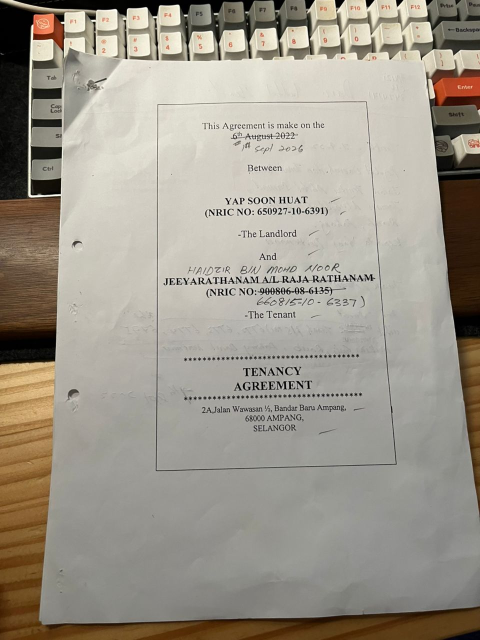
#> input picture apps/web/e2e/fixtures/append-photo.jpg, 960 x 1280 px (shown at 1/2 size)
$ python -i shadow_cleanup.py   (imports and definitions only)
#> lines starting #> are read from the running program, lines starting #| are printed output that depends on the picture; after the words box and inside, x2 and y2 are one past the last pixel; in counts of white or black regions, pixels touching at a corner belong together
#> further down, picture is the input picture: shape (1280, 960, 3); mean B, G, R 139.1, 151, 157.2
"""Conservative paper illumination correction; no generated or replaced text.

Estimate the lighting field on a reduced image, suppress dark strokes with
closing, then apply one bounded gain to all colour channels. This is intended
for document paper, not restoration of photographs or unreadable black areas.
"""
import cv2
import numpy as np


def clean_document(image: np.ndarray, strength: str = 'CleanDocument') -> np.ndarray:
    """Whiten paper without OCR reconstruction; strong mode can lose faint ink."""
#> called with strength = 'CleanDocument'
    cutoffs = {'CleanDocumentGentle': .90, 'CleanDocument': .83, 'CleanDocumentStrong': .79}
    if strength not in cutoffs:
        raise ValueError('Unknown cleanup strength')
    if (not isinstance(image, np.ndarray) or image.dtype != np.uint8 or
            image.ndim != 3 or image.shape[2] != 3 or
            min(image.shape[:2]) < 2 or image.shape[0] * image.shape[1] > 4_000_000):
        raise ValueError('Invalid document image')
    gray = cv2.cvtColor(image, cv2.COLOR_BGR2GRAY)
    size = max(3, min(61, round(min(gray.shape) * .043))) | 1
#> size = 41
    background = cv2.morphologyEx(gray, cv2.MORPH_CLOSE,
        cv2.getStructuringElement(cv2.MORPH_ELLIPSE, (size, size)))
    background = cv2.GaussianBlur(background.astype(np.float32), (0, 0), max(1, size / 4.5))
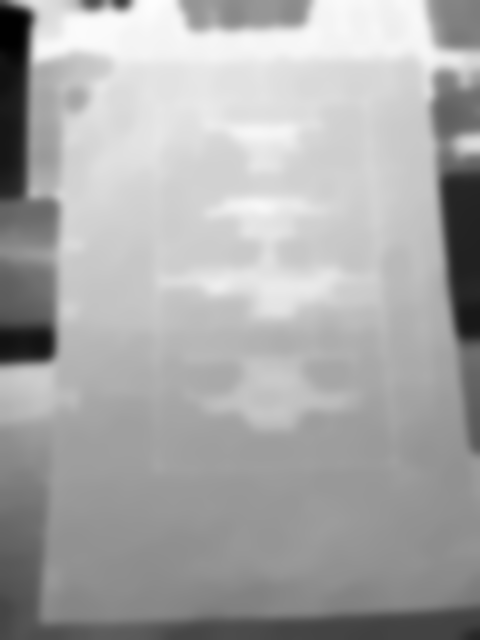
#> background: shape (1280, 960) float32 (shown at 1/2 size); min 1, max 253.6, mean 169.1
    ratio = gray.astype(np.float32) / np.maximum(background, 1)
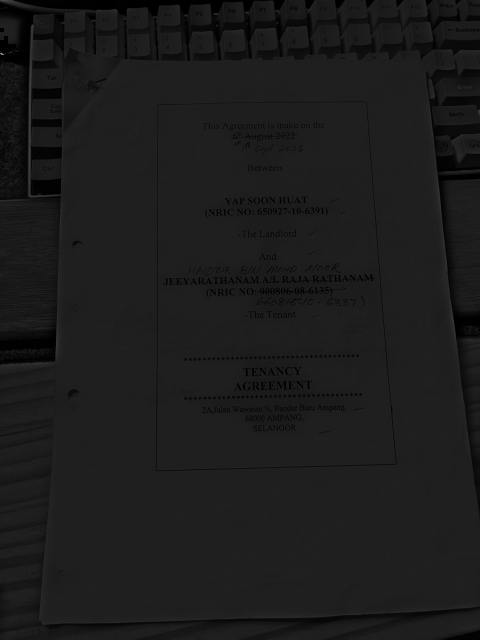
#> ratio: shape (1280, 960) float32 (shown at 1/2 size); min 0, max 7.93, mean 0.884; drawn with min black and max white
    ink = np.clip((cutoffs[strength] - ratio) / .18, 0, 1)
    result = np.rint(255 * (1 - ink)).astype(np.uint8)
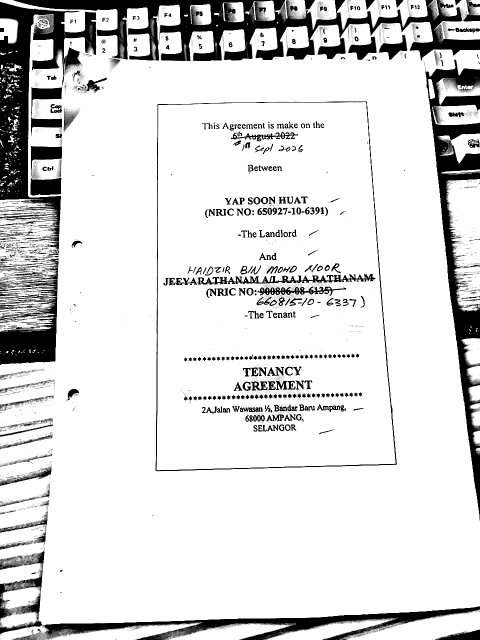
#> result: shape (1280, 960) (shown at 1/2 size); min 0, max 255, mean 218.3
    # Remove isolated dust only. Small punctuation beside text stays intact.
    binary = np.uint8(result < 220)
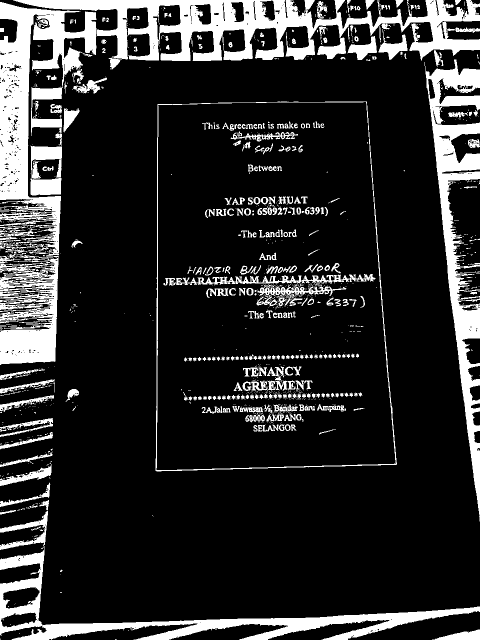
#> binary: shape (1280, 960) (shown at 1/2 size); values 0 (black) and 1 (white), 17.2% white; 1243 white regions (872 under 20 px), largest, box (x1, y1, x2, y2) and area: (0, 0, 960, 512) 78079, (849, 119, 960, 1043) 28928, (0, 1021, 960, 1280) 27615
    count, labels, stats, _ = cv2.connectedComponentsWithStats(binary, 8)
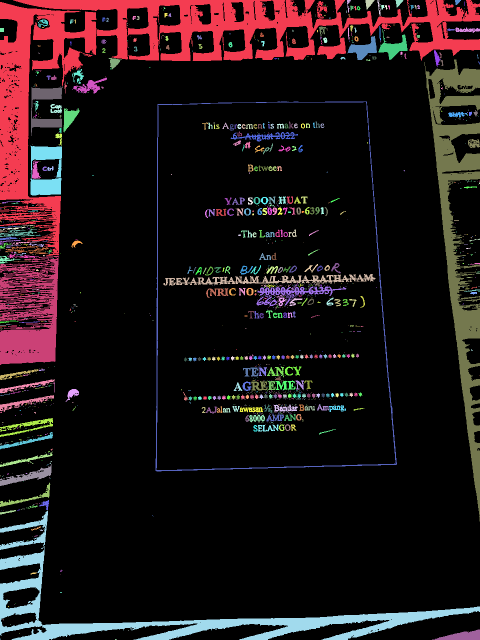
#> labels: shape (1280, 960) int32 (shown at 1/2 size); 1244 distinct labels, from 0 to 1243; one colour per label, 0 black
#> count = 1244; stats = 1244 rows, first 6: [0, 0, 960, 1280, 1017630], [0, 0, 960, 512, 78079], [694, 0, 8, 26, 74], [731, 0, 18, 19, 194], [755, 0, 6, 32, 79], [791, 0, 16, 15, 134]
    pixel_scale = max(1, min(gray.shape) / 900)
#> pixel_scale = 1.07
    limit = max(2, round(pixel_scale ** 2 * (3 if strength == 'CleanDocumentGentle' else 7)))
#> limit = 8
    areas = stats[:, cv2.CC_STAT_AREA]
#> areas = 1244 values, max 1017630 at index 0, min 1 at index 8, mean 987.8
    substantial = areas > limit
    substantial[0] = False
    nearby = np.uint8(substantial[labels])
    reach = max(7, round(pixel_scale * 12)) | 1
#> reach = 13
    nearby = cv2.dilate(nearby, np.ones((reach, reach), np.uint8))
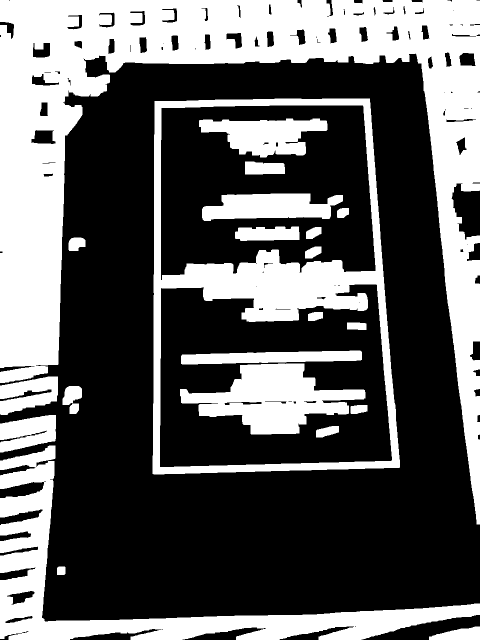
#> nearby: shape (1280, 960) (shown at 1/2 size); values 0 (black) and 1 (white), 37.3% white; 23 white regions, largest, box (x1, y1, x2, y2) and area: (0, 0, 960, 1049) 244972, (305, 197, 800, 949) 67710, (0, 891, 960, 1280) 62395
    isolated = (areas[labels] <= limit) & (labels != 0) & (nearby == 0)
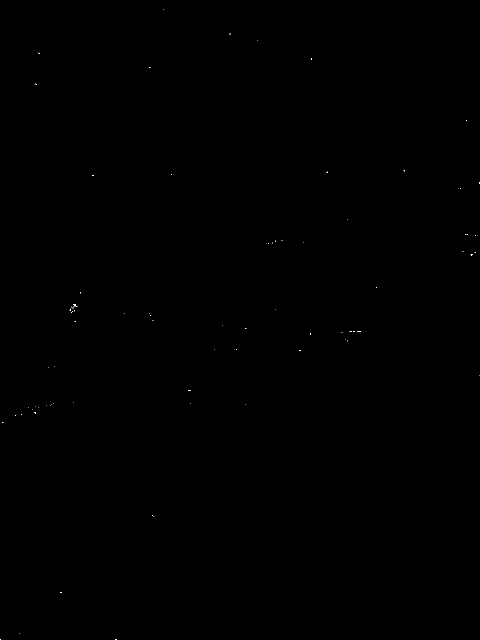
#> isolated: shape (1280, 960) bool (shown at 1/2 size); 0.02% white in thin lines or dots
    result[isolated] = 255
#> result: shape (1280, 960); 0.02% of pixels changed, all inside (x1, y1, x2, y2) = (0, 19, 960, 1280)
    return result


def remove_shadows(image: np.ndarray) -> np.ndarray:
    if (not isinstance(image, np.ndarray) or image.dtype != np.uint8 or
            image.ndim != 3 or image.shape[2] != 3 or
            min(image.shape[:2]) < 2 or image.shape[0] * image.shape[1] > 4_000_000):
        raise ValueError("Invalid document image")
    height, width = image.shape[:2]
    if min(height, width) < 16:
        return image.copy()
    scale = min(1.0, 960.0 / max(height, width))
    small = cv2.resize(image, (max(2, round(width * scale)), max(2, round(height * scale))),
                       interpolation=cv2.INTER_AREA)
    # Max-channel illumination preserves coloured ink better than independent
    # channel normalization, which can neutralize blue/red writing.
    light = small.max(axis=2)
    kernel_size = max(9, round(min(light.shape) * .07)) | 1
    kernel = cv2.getStructuringElement(cv2.MORPH_ELLIPSE, (kernel_size, kernel_size))
    background = cv2.morphologyEx(light, cv2.MORPH_CLOSE, kernel)
    background = cv2.GaussianBlur(background.astype(np.float32), (0, 0),
                                  max(1.0, kernel_size / 6), borderType=cv2.BORDER_REPLICATE)
    target = float(np.percentile(background, 90))
    if target < 30 or float(background.max() - background.min()) < 3:
        return image.copy()
    background = cv2.resize(background, (width, height), interpolation=cv2.INTER_LINEAR)
    gain = np.clip(target / np.maximum(background, 1.0), 1.0, 2.5)
    # Scaling all channels together retains stroke contrast and colour ratios;
    # the cap avoids blowing out noise in severely underexposed areas.
    result = image.astype(np.float32) * gain[:, :, None]
    # Estimate a single mild white balance from bright, low-chroma paper,
    # never per-pixel desaturation (which would erase coloured ink).
    pixels = small.astype(np.float32)
    maximum = pixels.max(axis=2)
    minimum = pixels.min(axis=2)
    paper_mask = ((maximum >= np.percentile(maximum, 75)) & (minimum > 80) &
                  ((maximum - minimum) / np.maximum(maximum, 1) < .22))
    if np.count_nonzero(paper_mask) >= small.shape[0] * small.shape[1] * .10:
        paper_color = np.median(pixels[paper_mask], axis=0)
        balance = np.clip(paper_color.max() / np.maximum(paper_color, 1), 1, 1.22)
        result *= balance[None, None, :]
    result = np.rint(result)
    return np.clip(result, 0, 255).astype(np.uint8)

>>> import cv2
>>> picture = cv2.imread('../../../apps/web/e2e/fixtures/append-photo.jpg')
>>> result = clean_document(picture)
